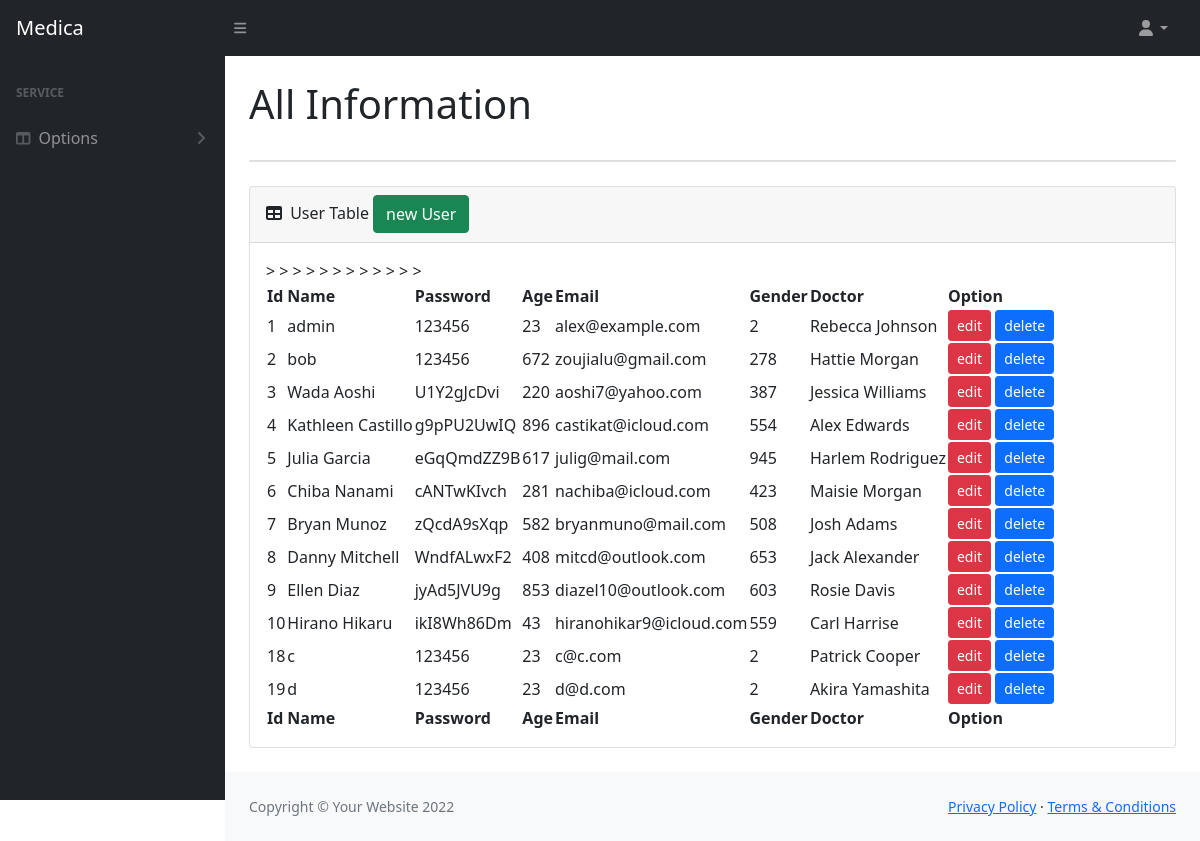
The app's page /ad/info/ with its own data.
### user/models.py (models this page shows, shortened)
class UserInfo(models.Model):
    name = models.CharField(verbose_name="name",max_length=32)
    password = models.CharField(verbose_name="password",max_length=64)
    age = models.IntegerField(verbose_name="age",null="true")
    email = models.CharField(verbose_name="email",max_length=64)
    gender_choice = ((1,"male"),(2,"female"),(3,"unknown"))
    gender = models.SmallIntegerField(
        verbose_name="gender", choices=gender_choice, null="true")
    appointment = models.ForeignKey(verbose_name="appointment",to="Doctor",to_field="id",on_delete=models.CASCADE,default="none")

class Doctor(models.Model):
    name = models.CharField(max_length=32)
    introduction = models.CharField(max_length=255)
    picture = models.CharField(max_length=255)
    location = models.CharField(max_length=20, null=True)
    def __str__(self):
        return self.name

### user/views.py (the view)
# urls.py: path('ad/info/',views.adminTable,name = 'adminTable'),
def adminTable(request):
    user_list = UserInfo.objects.all()
    return render(request, 'admin-tables.html', {'user_list':user_list})

### user/templates/admin-tables.html (shortened to what this page needs)
{% extends 'admin-tables-temple.html' %}
{% block content %}
    <div class="card mb-4">
        <div class="card-header">
            <i class="fas fa-table me-1"></i>
            User Table
            <a class="btn btn-success"  style="margin-bottom: 1px"  href="{% url 'adminTableAdd' %}">
                new User
            </a>
        </div>
        <div class="card-body">
            <table id="datatablesSimple">
                <thead>
                <tr>
                    <th>Id</th>
                    <th>Name</th>
                    <th>Password</th>
                    <th>Age</th>
                    <th>Email</th>
                    <th>Gender</th>
                    <th>Doctor</th>
                    <th>Option</th>
                </tr>
                </thead>
                <tfoot>
                <tr>
                    <th>Id</th>
                    <th>Name</th>
                    <th>Password</th>
                    <th>Age</th>
                    <th>Email</th>
                    <th>Gender</th>
                    <th>Doctor</th>
                    <th>Option</th>
                </tr>
                </tfoot>
                <tbody>
                {% for obj in user_list %}
                    <tr>
                        <td>{{ obj.id}}</td>
                        <td>{{ obj.name}}</td>
                        <td>{{ obj.password}}</td>
                        <td>{{ obj.age}}</td>
                        <td>{{ obj.email}}</td>
                        <td>{{ obj.gender}}</td>
                        <td>{{ obj.appointment}}</td>
                        <td>
                            <a class="btn btn-danger btn-sm" href="{% url 'adminTableEdit' obj.id %} ">edit</a>
                            <a class="btn btn-primary btn-sm"
                               href="{% url 'adminTableDel' obj.id %}">delete</a>
                        </td>
                    </tr>
                {% endfor %}
                </tbody>
            </table>
        </div>
    </div>
{% endblock %}

### user/templates/admin-tables-temple.html (shortened to what this page needs)
{% load static %}
<!DOCTYPE html>
<html lang="en">
    <head>
        <link href="https://cdn.jsdelivr.net/npm/simple-datatables@latest/dist/style.css" rel="stylesheet" />
        <link href="{% static 'css/admin.css'%}" rel="stylesheet" />
    </head>
    <body class="sb-nav-fixed">
        <nav class="sb-topnav navbar navbar-expand navbar-dark bg-dark">
            <div class="navbar-brand ps-3" >Medica</div>
            <button class="btn btn-link btn-sm order-1 order-lg-0 me-4 me-lg-0" id="sidebarToggle" href="#!"><i class="fas fa-bars"></i></button>
            <ul class="navbar-nav ms-auto ms-md-0 me-3 me-lg-4">
                <li class="nav-item dropdown">
                    <a class="nav-link dropdown-toggle" id="navbarDropdown" href="#" role="button" data-bs-toggle="dropdown" aria-expanded="false"><i class="fas fa-user fa-fw"></i></a>
                </li>
            </ul>
        </nav>
        <div id="layoutSidenav">
            <div id="layoutSidenav_nav">
                <nav class="sb-sidenav accordion sb-sidenav-dark" id="sidenavAccordion">
                    <div class="sb-sidenav-menu">
                        <div class="nav">
                            <div class="sb-sidenav-menu-heading">Service</div>
                            <a class="nav-link collapsed" href="#" data-bs-toggle="collapse" data-bs-target="#collapseLayouts" aria-expanded="false" aria-controls="collapseLayouts">
                                <div class="sb-nav-link-icon"><i class="fas fa-columns"></i></div>
                                Options
                                <div class="sb-sidenav-collapse-arrow"><i class="fas fa-angle-down"></i></div>
                            </a>
                        </div>
                    </div>
                </nav>
            </div>
            <div id="layoutSidenav_content">
                <main>
                    <div class="container-fluid px-4">
                        <h1 class="mt-4">All Information</h1>
                        <div class="card mb-4">
                        </div>
                                  {% block content %}{% endblock %}
                    </div>
                </main>
                <footer class="py-4 bg-light mt-auto">
                    <div class="container-fluid px-4">
                        <div class="d-flex align-items-center justify-content-between small">
                            <div class="text-muted">Copyright &copy; Your Website 2022</div>
                            <div>
                                <a href="#">Privacy Policy</a>
                                &middot;
                                <a href="#">Terms &amp; Conditions</a>
                            </div>
                        </div>
                    </div>
                </footer>
            </div>
        </div>
    </body>
</html>

### records on screen
UserInfo: id "1", name "admin", password "123456", age "23", email "alex@example.com", gender "2", appointment "Rebecca Johnson"
UserInfo: id "2", name "bob", password "123456", age "672", email "zoujialu@gmail.com", gender "278", appointment "Hattie Morgan"
UserInfo: id "3", name "Wada Aoshi", password "U1Y2gJcDvi", age "220", email "aoshi7@yahoo.com", gender "387", appointment "Jessica Williams"
UserInfo: id "4", name "Kathleen Castillo", password "g9pPU2UwIQ", age "896", email "castikat@icloud.com", gender "554", appointment "Alex Edwards"
UserInfo: id "5", name "Julia Garcia", password "eGqQmdZZ9B", age "617", email "julig@mail.com", gender "945", appointment "Harlem Rodriguez"
UserInfo: id "6", name "Chiba Nanami", password "cANTwKIvch", age "281", email "nachiba@icloud.com", gender "423", appointment "Maisie Morgan"
UserInfo: id "7", name "Bryan Munoz", password "zQcdA9sXqp", age "582", email "bryanmuno@mail.com", gender "508", appointment "Josh Adams"
UserInfo: id "8", name "Danny Mitchell", password "WndfALwxF2", age "408", email "mitcd@outlook.com", gender "653", appointment "Jack Alexander"
UserInfo: id "9", name "Ellen Diaz", password "jyAd5JVU9g", age "853", email "diazel10@outlook.com", gender "603", appointment "Rosie Davis"
UserInfo: id "10", name "Hirano Hikaru", password "ikI8Wh86Dm", age "43", email "hiranohikar9@icloud.com", gender "559", appointment "Carl Harrise"
UserInfo: id "18", name "c", password "123456", age "23", email "c@c.com", gender "2", appointment "Patrick Cooper"
UserInfo: id "19", name "d", password "123456", age "23", email "d@d.com", gender "2", appointment "Akira Yamashita"
